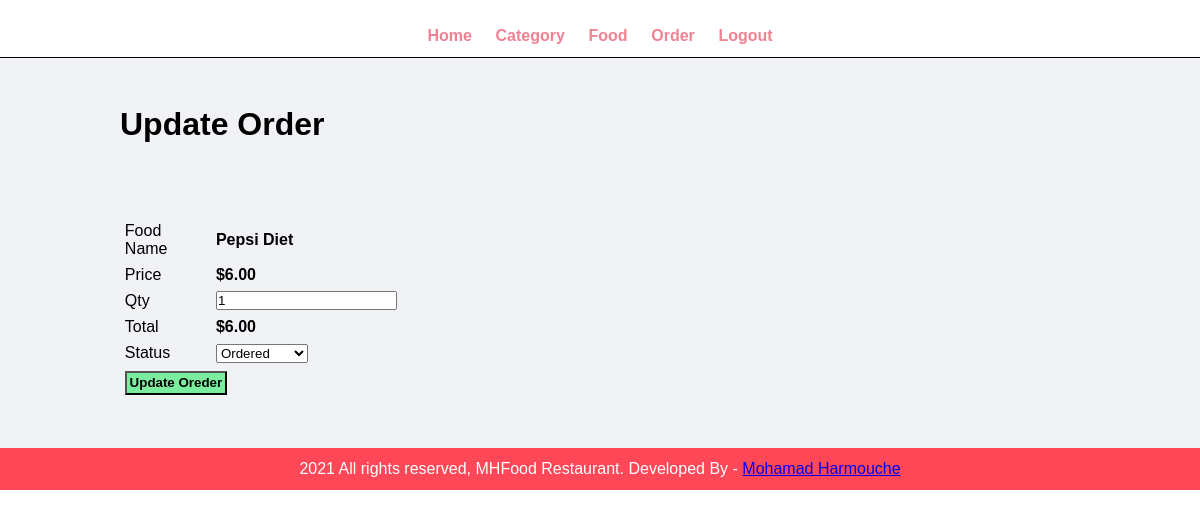
Page /admin/update-order.php?id=9 (signed in) on the committed database.
### tables this page shows
CREATE TABLE `tbl_order` (
  `order_id` int(10) UNSIGNED NOT NULL,
  `client_id` int(11) NOT NULL,
  `food_id` int(10) UNSIGNED NOT NULL,
  `qty` int(11) NOT NULL,
  `total` decimal(10,2) NOT NULL,
  `order_date` datetime NOT NULL,
  `status` varchar(50) NOT NULL
);

CREATE TABLE `tbl_food` (
  `id` int(10) UNSIGNED NOT NULL,
  `title` varchar(100) NOT NULL,
  `description` text NOT NULL,
  `price` decimal(10,2) NOT NULL,
  `image_name` varchar(255) NOT NULL,
  `category_id` int(10) UNSIGNED NOT NULL,
  `featured` varchar(10) NOT NULL,
  `active` varchar(10) NOT NULL
);

### admin/update-order.php (the view, shortened to what this page needs)
<?php include('partials/menu.php') ?>
<div class="main-content">
    <div class="wrapper">
    <h1>Update Order<h1>
    <br><br>
    <?php
    if(isset($_GET['id']))
        {
            $id = $_GET['id'];
            $sql = "SELECT * FROM tbl_order,tbl_food where order_id=$id And tbl_order.food_id=tbl_food.id";
            $res = mysqli_query($con,$sql);
            $count = mysqli_num_rows($res);
            if($count == 1)
            {
                $row=mysqli_fetch_assoc($res);
                $food = $row['title'];
                $price = $row['price'];
                $qty = $row['qty'];
                $status = $row['status'];
                $total=$row['total'];
            }
            else
            {
          header('location:'.SiteUrl.'admin/manage-order.php');
            }
        }
        else
        {
    header('location:'.SiteUrl.'admin/manage-order.php');
        }
    ?>
    <form action="" method="POST">
        <table class="tbl-30">
            <tr>
                    <td>Food Name</td>
                    <td><b><?php echo $food; ?></b></td>
            </tr>
            <tr>
            <td>Price</td>
                <td>
                <b>$<?php echo $price; ?></b>
                </td>
            </tr>
            <tr>
                    <td>Qty</td>
                    <td>
                        <input type="number" name="qty" value="<?php echo $qty; ?>">
                    </td>
            </tr>
            <tr>
            <td>Total</td>
                <td>
                <b>$<?php echo $total; ?></b>
                </td>
            </tr>
            <tr>
                    <td>Status</td>
                    <td>
                        <select name="status">
                            <option <?php if($status=="Ordered"){echo "selected";} ?>value="Ordered">Ordered</option>
                        </select>
                    </td>
            </tr>
            <tr>
                    <td colspan="2">
                        <input type="submit" name="submit" value="Update Oreder" class="btn-secondary">
                    </td>
            </tr>
        </table>
    </form>
    </div>
</div>
<?php include('partials/footer.php') ?>

### css/admin.css (style rules this page uses)
* { margin: 0; padding: 0; font-family: Arial, Helvetica, sans-serif; }
.wrapper { padding: 1%; width: 80%; margin: 0 auto; }
table tr td { padding: 1%; }
.btn-secondary { background-color: #7bed9f; padding: 1%; color: black; text-decoration: none; font-weight: bold; }
.tbl-30 { width: 30%; }
.main-content { background-color: #f1f2f6; padding: 3% 0; }

### rows in the picture
tbl_order: food.title "Pepsi Diet", food.price "6.00", qty "1", total "6.00"
